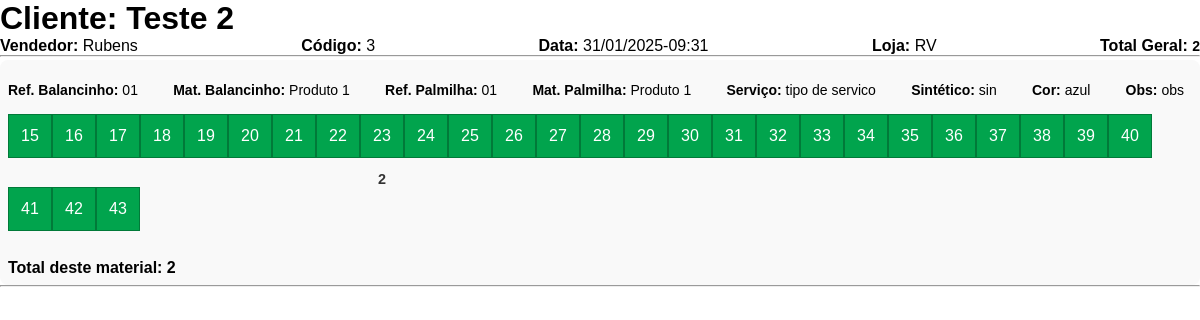
/imprimir/3/ (signed in), run on the app's committed database.
### pedidos/models.py (models this page shows, shortened)
class Pedido(models.Model):
    STATUS_CHOICES = [
        ('Pendente', 'Pendente'),
        ('Em Produção', 'Em Produção'),
        ('Pedido Finalizado', 'Pedido Finalizado'),
        ('Cliente em Espera', 'Cliente em Espera'),
        ('Cancelado', 'Cancelado'),
        ('Pedido Separado','Pedido Separado'),
        ('Reposição pendente', 'Reposição pendente')
    ]
    STATUS_CHOICES = [
        ('Pendente', 'Pendente'),
        ('Em Produção', 'Em Produção'),
        ('Pedido Finalizado', 'Pedido Finalizado'),
        ('Cliente em Espera', 'Cliente em Espera'),
        ('Cancelado', 'Cancelado'),
        ('Pedido Pronto','Pedido Pronto'),
        ('Reposição Pendente', 'Reposição Pendente')
    ]
    cliente = models.CharField(max_length=255)
    vendedor = models.ForeignKey(Vendedor, on_delete=models.CASCADE)
    data = models.DateTimeField(auto_now_add=True)
    status = models.CharField(max_length=20, choices=STATUS_CHOICES)
    cancelado = models.TextField(blank=True, null=True, verbose_name="Motivo do Cancelamento")
    gerente_cancelamento = models.ForeignKey(
        User,
        on_delete=models.SET_NULL,
        null=True,
        blank=True,
        related_name='pedidos_cancelados',
        verbose_name="Gerente que Autorizou o Cancelamento"
    )

class PedidoItem(models.Model):
    pedido = models.ForeignKey(Pedido, on_delete=models.CASCADE, related_name='itens')
    produto = models.ForeignKey(Produto, on_delete=models.CASCADE)
    quantidade = models.IntegerField()
    tamanho = models.IntegerField(null=True, blank=True)
    ref_balancinho = models.CharField(max_length=50, null=True, blank=True)
    mat_balancinho = models.CharField(max_length=50, null=True, blank=True)
    ref_palmilha = models.CharField(max_length=50, null=True, blank=True)
    mat_palmilha = models.CharField(max_length=50, null=True, blank=True)
    tamanho_palmilha = models.CharField(max_length=50, default='0')
    TIPO_SERVICO_CHOICES = [
        ('nenhum', 'Nenhum'),
        ('subpalmilha', 'Subpalmilha'),
        ('costura', 'Costura'),
        ('subpalmlha Confot', 'Subpalmilha Confot'),
        ('subpalmilha RV 17', 'Subpalmilha rv 17'),
        ('subpalmlha com Geleia', 'Subpalmilha com Geleia'),
        ('subpalmlha confort com cola', 'Subpalmilha confort com cola'),
    ]
    tipo_servico = models.CharField(max_length=50, default='nenhum')
    sintetico = models.CharField(max_length=50, null=True, blank=True)
    cor = models.CharField(max_length=50, null=True, blank=True)
    obs = models.TextField(max_length=90,null=True, blank=True)

### vendedor/models.py (models this page shows, shortened)
class Vendedor(models.Model):
    nome = models.CharField(max_length=100)
    loja = models.CharField(max_length=100)
    codigo = models.CharField(max_length=20, unique=True)

### produto/models.py (models this page shows, shortened)
class Produto(models.Model):
    nome = models.CharField(max_length=100)
    codigo = models.CharField(max_length=50, unique=True)
    subpalmilha = models.BooleanField(default=False, null=True, blank=True)

### pedidos/views.py (the view)
# urls.py: path('imprimir/<int:pedido_id>/', views.imprimir_pedido, name='imprimir_pedido'),
@login_required
def imprimir_pedido(request, pedido_id):
    pedido = get_object_or_404(Pedido, id=pedido_id)
    tamanhos = range(15, 44)
    return render(request, 'pedidos/imprimir.html', {
        'pedido': pedido,
        'tamanhos': tamanhos
    })

### templates/pedidos/imprimir.html (shortened to what this page needs)
{% load static %}
{% block extra_css %}
<link rel="stylesheet" href="{% static 'css/imprimir.css' %}">
{% endblock extra_css %}
{% block content %}
<div class="pedido-imprimir">
  <h1>Cliente: {{ pedido.cliente }}</h1>
  <div class="detalhes-pedido">
    <p><strong>Vendedor:</strong> {{ pedido.vendedor.nome }}</p>
    <p><strong>Código:</strong> {{ pedido.id }}</p>
    <p><strong>Data:</strong> {{ pedido.data|date:"d/m/Y-H:i" }}</p>
    <p><strong>Loja:</strong> {{ pedido.vendedor.loja }}</p>
    <p><strong>Total Geral:</strong> <span id="total-geral">0</span></p>
  </div>
  <hr>
  {% regroup pedido.itens.all by produto as itens_por_produto %}
  {% for grupo in itens_por_produto %}
    <div class="pedido-item">
      <div class="pedidos">
          <span class="campo"><b>Ref. Balancinho:</b> {{ grupo.list.0.ref_balancinho }}</span>
          <span class="campo"><b>Mat. Balancinho:</b> {{ grupo.list.0.mat_balancinho }}</span>
          <span class="campo"><b>Ref. Palmilha:</b> {{ grupo.list.0.ref_palmilha }}</span>
          <span class="campo"><b>Mat. Palmilha:</b> {{ grupo.list.0.mat_palmilha }}</span>
          <span class="campo"><b>Serviço:</b> {{ grupo.list.0.tipo_servico }}</span>
          <span class="campo"><b>Sintético:</b> {{ grupo.list.0.sintetico }}</span>
          <span class="campo"><b>Cor:</b> {{ grupo.list.0.cor }}</span>
          <span class="campo"><b>Obs:</b> {{ grupo.list.0.obs }}</span>
      </div>
      <div class="container containerQuadradinhos">
        {% for tamanho in tamanhos %}
          <div class="botao-container">
            <button class="botao">{{ tamanho }}</button>
            <div class="numero" contenteditable="false">
              {% for item in grupo.list %}
                {% if item.tamanho == tamanho %}
                  {{ item.quantidade }}
                {% endif %}
              {% endfor %}
            </div>
          </div>
        {% endfor %}
      </div>
    </div>
    <hr>
  {% endfor %}
</div>
{% endblock content %}

### static/css/imprimir.css (style rules this page uses)
* { margin: 0; padding: 0; box-sizing: border-box; font-family: var(--font-family); }
.detalhes-pedido { display: flex; flex-direction: row; justify-content: space-between; }
.campo { font-weight: bold; margin-bottom: 0.5rem; }
.pedido-item { background-color: #f9f9f9; padding: 0.5rem; border-radius: 8px; margin-top: 0.2rem; }
.pedidos { display: flex; align-items: center; gap: 1rem; }
.containerQuadradinhos { display: flex; flex-wrap: wrap; margin-top: 0.5rem; }
.containerQuadradinhos button { width: 44px; height: 44px; background-color: var(--secondary-color); color: white; border-color: #017a39; font-size: 1rem; cursor: pointer; transition: background-color 0.3s ease, transform 0.2s ease; }
.campo { margin-top: 1em; font-weight: 100; }
span { font-size: 14px; font-weight: bold; }
.pedidos { display: flex; flex-direction: row; justify-content: space-between; gap: 0.5em; margin: 0em 0.5em 0.5em 0em; }
.container { display: flex; flex-wrap: wrap; justify-content: flex-start; margin-bottom: 1em; }
.botao-container { text-align: center; display: flex; flex-direction: column; align-items: center; gap: 0.5em; }
.botao , .adicionarPedido, .removerPedido, .adicionarInfantil { width: 49px; height: 49px; background-color: #4CAF50; color: white; border: none; cursor: pointer; font-size: 18px; }
.botao { border: 1px solid #0a7b17; }
.numero { font-size: 20px; color: #333; font-weight: bold; }
.containerQuadradinhos { display: flex; flex-wrap: wrap; }
.botao-container { text-align: center; display: flex; flex-direction: column; align-items: center; }
.botao { width: 40px; height: 40px; background-color: #f0f0f0; border: 1px solid #ccc; font-size: 0.9em; cursor: default; }
.numero { font-size: 0.9em; margin-top: 0.3em; }

### data on the page
Pedido: cliente "Teste 2", vendedor.nome "Rubens", id "3", data "31/01/2025-09:31", vendedor.loja "RV"
Produto: list.0.ref_balancinho "01", list.0.mat_balancinho "Produto 1", list.0.ref_palmilha "01", list.0.mat_palmilha "Produto 1", list.0.tipo_servico "tipo de servico", list.0.sintetico "sin", list.0.cor "azul", list.0.obs "obs", tamanhos "15" "16" "17" "18" "19" "20" "21" "22" "23" "24" "25" "26" "27" "28" "29" "30" "31" "32" "33" "34" "35" "36" "37" "38" "39" "40" "41" "42" "43"
PedidoItem: quantidade "2"
